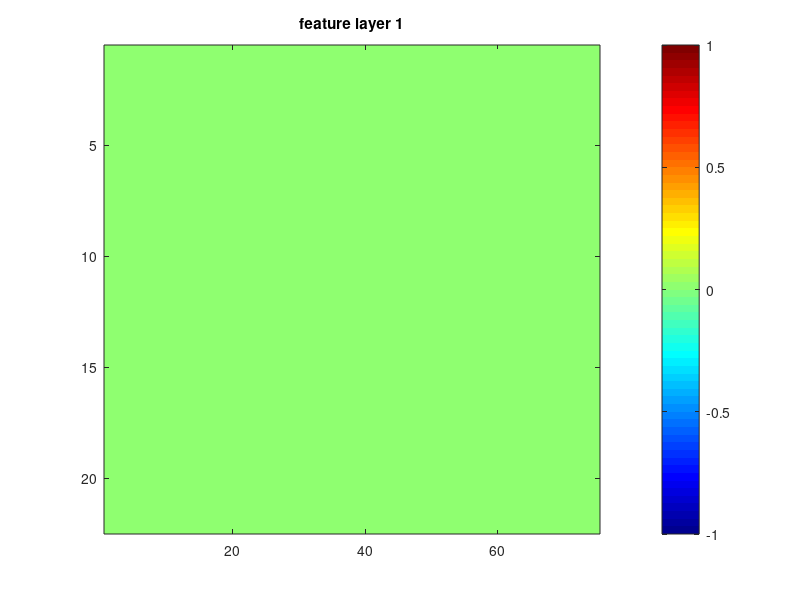
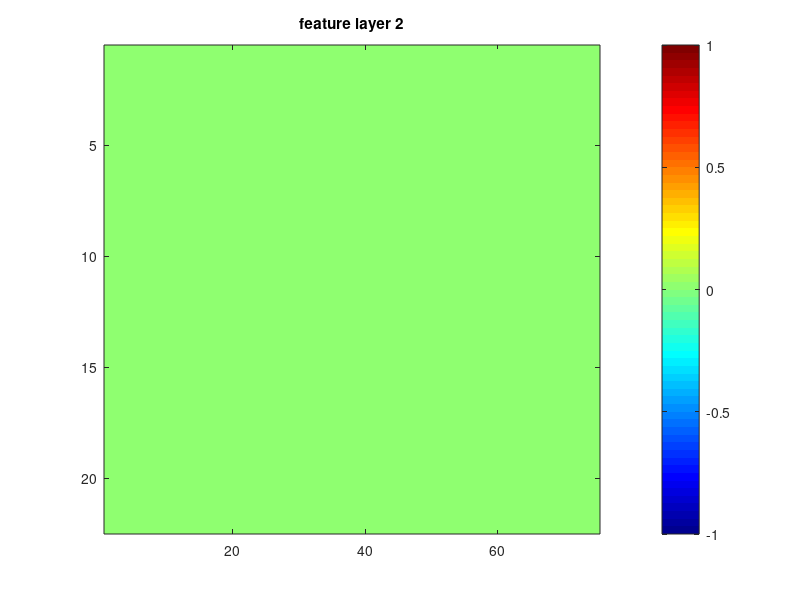
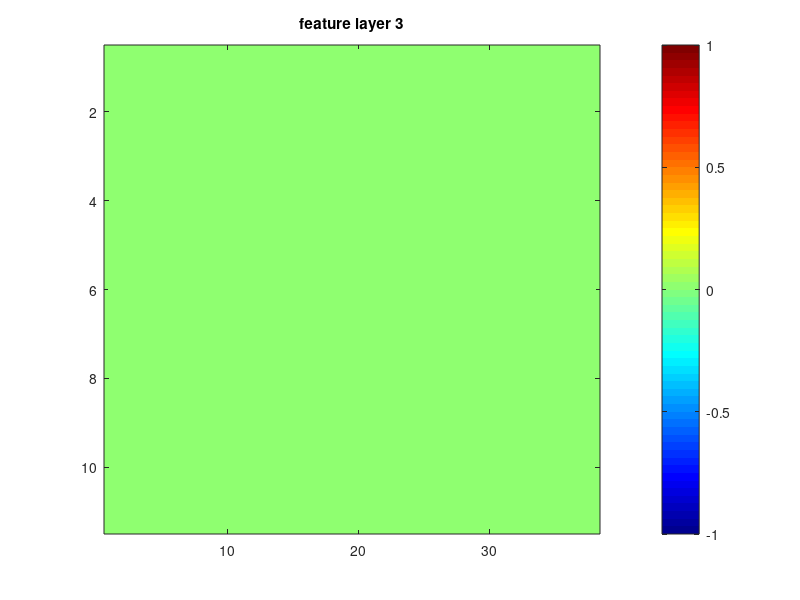
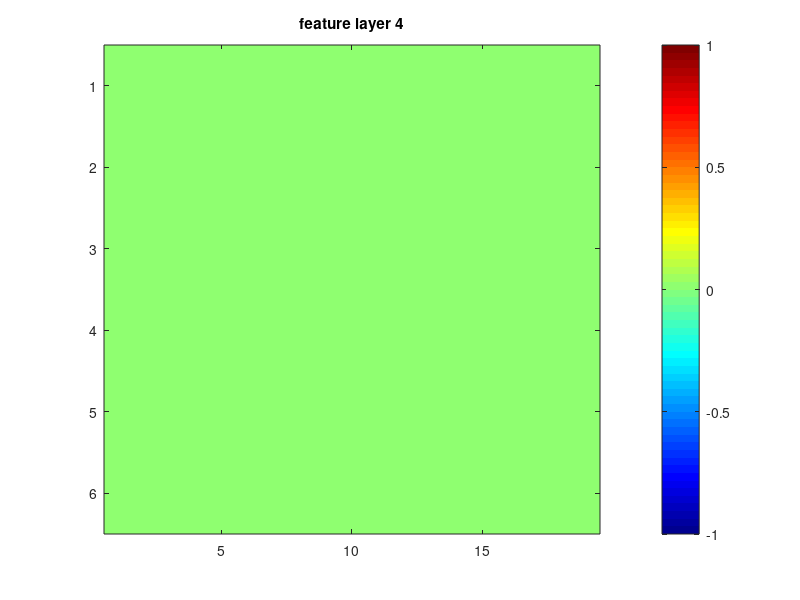

Reproduce these figures in MATLAB, in order.
clc; clear; close all;
disp('===== Parsing <anchors>.txt and generate statistical results =====');

threshold = 0.5;
% anchors_dir = './anchors_customized/';
% feature_map_height = [22 22 11 6];
% feature_map_width = [75 75 38 19];
% anchors_per_location = [4 6 6 6];
anchors_dir = './anchors/';
feature_map_height = [22 22 11 6 3 2];
feature_map_width = [75 75 38 19 10 5];
anchors_per_location = [4 6 6 6 4 4];
num_anchors = sum(feature_map_height .* feature_map_width .* anchors_per_location);
activated_anchors = zeros(num_anchors, 1);
files = dir(strcat(anchors_dir, '*.txt'));
imagenum = 32;  % number of the image
mode = 0;   % 0 - parse anchors, 1 - demo

% demo mode, show valid anchors, only parse one file
if mode == 1
    filename = sprintf('%06d.txt',imagenum);
    anchor_file = strcat(anchors_dir, filename);
    f = fopen(anchor_file);             
    anchors = textscan(f,'%f %f %f %f %f %f %f', 'delimiter', ',');
    fclose(f);
    index = anchors{1,1};
    cls_id = anchors{1,2};
    score = anchors{1,3};
    ax = anchors{1,4};
    ay = anchors{1,5};
    aw = anchors{1,6};
    ah = anchors{1,7};

    % get valid anchors
    valid_index = index(score > threshold);     % find anchors with score > threshold
    valid_index = valid_index + 1;              % change from 0-indexed to 1-indexed (range from 1 to #anchors)
    activated_anchors(valid_index) = activated_anchors(valid_index) + 1;
    valid_x = ax(valid_index);
    valid_y = ay(valid_index);
    valid_w = aw(valid_index);
    valid_h = ah(valid_index);
    valid_score = score(valid_index);
    
    % load image
    root_dir = '../../data/kitti/data_object_image_2';
    data_set = 'training';
    cam = 2;
    image_dir = fullfile(root_dir,[data_set '/image_' num2str(cam)]);
    img = imread(sprintf('%s/%06d.png',image_dir,imagenum));
    height = size(img, 1);
    width = size(img, 2);
    center_x = round(valid_x .* width);
    center_y = round(valid_y .* height);
    ww = round(valid_w .* width ./ 2);
    hh = round(valid_h .* height ./ 2);
    

    imshow(img);hold on;
    num_anchs_on_layer = feature_map_height .* feature_map_width .* anchors_per_location;
    num_anchs = cumsum(num_anchs_on_layer);
    for i = 1:size(valid_index,1)
        pos = [center_x-ww, center_y-hh, 2*ww, 2*hh];
        colors = ['r', 'g', 'b', 'y'];
        if valid_index(i) <= num_anchs(1)
            color = colors(1);
        elseif valid_index(i) <= num_anchs(2)
            color = colors(2);
        elseif valid_index(i) <= num_anchs(3)
            color = colors(3);
        else
            color = colors(4);
        end
        rect = rectangle('Position', pos(i,:), 'EdgeColor', color, 'LineWidth', 2);
%         label_text = sprintf('%.2f', valid_score(i));
%         txt = text(center_x(i),center_y(i)-hh(i)-6,label_text,'color','g',...
%             'BackgroundColor','k','HorizontalAlignment','center',...
%             'VerticalAlignment','bottom','FontWeight','bold',...
%             'FontSize',8);
%         pause(0.2);
%         delete(rect); delete(txt);
    end
    
    return
end

% get frequences of activated anchors
counter = 0;
for file = files'
    if mod(counter, 50) == 0
        sprintf('Processing %d files...', counter+1)
    end
    anchor_file = strcat(anchors_dir, file.name);
    f = fopen(anchor_file);             
    anchors = textscan(f,'%f %f %f %f %f %f %f', 'delimiter', ',');
    fclose(f);
    index = anchors{1,1};
    cls_id = anchors{1,2};
    score = anchors{1,3};
    ax = anchors{1,4};
    ay = anchors{1,5};
    aw = anchors{1,6};
    ah = anchors{1,7};

    valid_index = index(score > threshold);     % find anchors with score > threshold
    valid_index = valid_index + 1;              % change from 0-indexed to 1-indexed (range from 1 to #anchors)
    activated_anchors(valid_index) = activated_anchors(valid_index) + 1;
    counter = counter + 1;
end


% generate heatmap
i = 1;
freq_map = cell(1,size(feature_map_height, 2));
for scale_ind = 1:size(feature_map_height, 2)
    feature_h = feature_map_height(scale_ind);
    feature_w = feature_map_width(scale_ind);
    freq_map{1,scale_ind} = zeros(feature_h, feature_w);
    anchs_per_loc = anchors_per_location(scale_ind);
    for r = 1:feature_h
        for c = 1:feature_w
            for a = 1:anchs_per_loc
                freq_map{1,scale_ind}(r,c) = freq_map{1,scale_ind}(r,c) + activated_anchors(i);
                i = i + 1;
            end
        end
    end
end

for scale_ind = 1:size(feature_map_height, 2)
    figure;
    colormap('jet');
    imagesc(freq_map{1,scale_ind});
    %daspect([1 1 1]);
    colorbar;
    title(sprintf('feature layer %d', scale_ind));
    set(gcf,'units','points','position',[0,0,600,200])
end

